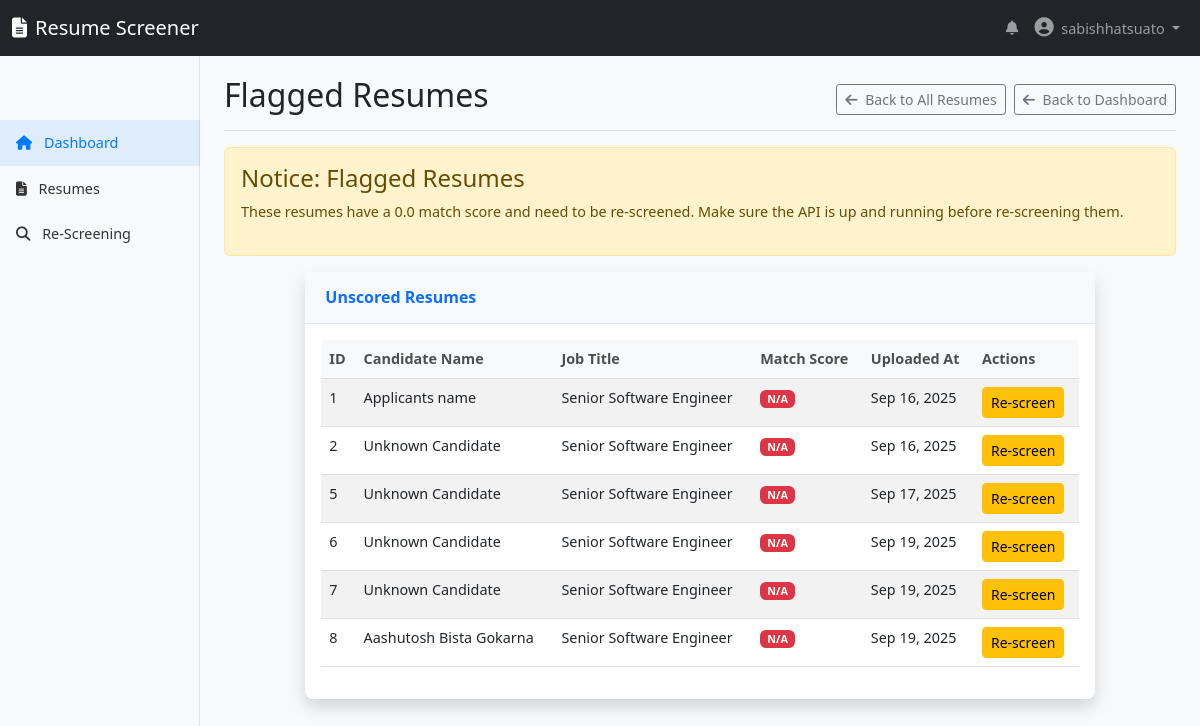
The page /resumes/flagged_resumes/ (signed in) on the database as committed earlier.
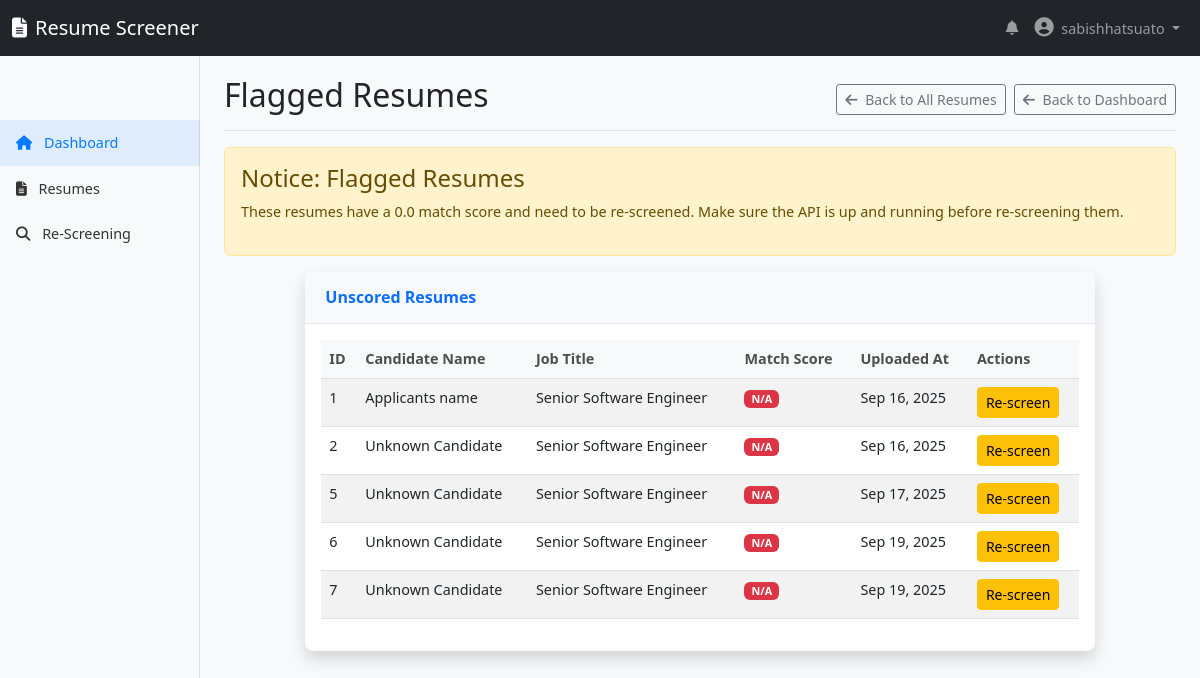
The same page on the database as committed later.
### resumes/models.py (models this page shows, shortened)
class Resumes(models.Model):
    uploaded_by = models.ForeignKey(settings.AUTH_USER_MODEL, on_delete=models.CASCADE, related_name= 'resumes')
    resume_files = models.FileField(upload_to= "resume/")
    job = models.ForeignKey(Job, on_delete = models.SET_NULL,  null = True, blank = True, related_name='job_resumes')
    parsed_text = models.TextField(blank = True, null = True)
    candidate_name = models.CharField(max_length= 50, blank=True, null= True)
    email = models.EmailField(blank=True, null = True)
    skill = models.TextField(blank= True, null= True )
    phone = models.CharField(max_length= 50, blank=True, null= True)
    work_experience = models.TextField(blank=True, null=True)
    education = models.TextField(blank=True, null=True)
    uploaded_at = models.DateTimeField(auto_now_add=True)
    updated_at = models.DateTimeField(auto_now = True)
    ats_score = models.FloatField(blank=True, null= True)
    match_score = models.FloatField(blank=True, null= True)

### jobs/models.py (models this page shows, shortened)
class Job(models.Model):
    created_by = models.ForeignKey(settings.AUTH_USER_MODEL,on_delete= models.CASCADE, related_name= 'jobs')
    title = models.CharField(max_length=100)
    description = models.TextField()  #not null in form and database
    requirements = models.TextField(blank=True, null=True)
    location = models.CharField(max_length=100, blank=True, null=True)
    choices_emp_type = [("FT",'Full-Time'),('PT','Part-Time'),('CT','Cotract')]
    employment_type = models.CharField(max_length= 50, choices= choices_emp_type, default="FT")
    salary_range = models.CharField(max_length=200, blank=True, null=True)
    is_active = models.BooleanField(default=True)
    created_at = models.DateTimeField(auto_now_add=True)
    updated_at = models.DateTimeField(auto_now= True)

### resumes/views.py (the view)
# urls.py: path('flagged_resumes/', res_views.flagged_resumes, name = 'flagged_resumes'),
@login_required
def flagged_resumes(request):
        if request.user.role != 'recruiter':
            return HttpResponse("You are not authorized to view this page.", status=403)
        resumes = Resumes.objects.filter(Q(uploaded_by = request.user) & (Q(match_score =0.0) | Q(match_score__isnull = True )) )
        context = {
            'resumes' : resumes
        }
        return render(request, 'resumes/flagged_resumes.html', context)

### templates/resumes/flagged_resumes.html (shortened to what the changed rows need)
{% extends 'base/base.html' %}
{% load static %}
{% block content %}
    <div class="container-fluid">
        <div class="row">
            <main class="col-md-9 ms-sm-auto col-lg-10 px-md-4 main-content">
                <div class="d-flex justify-content-between flex-wrap flex-md-nowrap align-items-center pt-3 pb-2 mb-3 border-bottom">
                    <h1 class="h2">Flagged Resumes</h1>
                </div>
                <div class="row">
                    <div class="col-lg-10 mx-auto">
                        <div class="card shadow mb-4">
                            <div class="card-body">
                                <div class="table-responsive">
                                    <table class="table table-striped table-hover">
                                        <thead class="table-light">
                                            <tr>
                                                <th>ID</th>
                                                <th>Candidate Name</th>
                                                <th>Job Title</th>
                                                <th>Match Score</th>
                                                <th>Uploaded At</th>
                                                <th>Actions</th>
                                            </tr>
                                        </thead>
                                        <tbody>
                                            {% for resume in resumes %}
                                            <tr>
                                                <td>{{ resume.id }}</td>
                                                <td>{{ resume.candidate_name|default:"N/A" }}</td>
                                                <td>{{ resume.job.title|default:"N/A" }}</td>
                                                <td>
                                                    <span class="badge bg-danger">N/A</span>
                                                </td>
                                                <td>{{ resume.uploaded_at|date:"M d, Y" }}</td>
                                                <td>
                                                    <form method="post" action="{% url 'resumes:rescreen_resume' resume.id %}" style="display:inline;">
                                                        <button type="submit" class="btn btn-warning btn-sm">Re-screen</button>
                                                    </form>
                                                </td>
                                            </tr>
                                            {% empty %}
                                            <tr>
                                                <td colspan="6" class="text-center">No flagged resumes found.</td>
                                            </tr>
                                            {% endfor %}
                                        </tbody>
                                    </table>
                                </div>
                            </div>
                        </div>
                    </div>
                </div>
            </main>
        </div>
    </div>
{% endblock %}

Rows that differ between the two databases and show on the page:
no longer on this page (row edited): Resumes: id "8", candidate_name "Aashutosh Bista Gokarna", job "Senior Software Engineer", uploaded_at "Sep 19, 2025"
